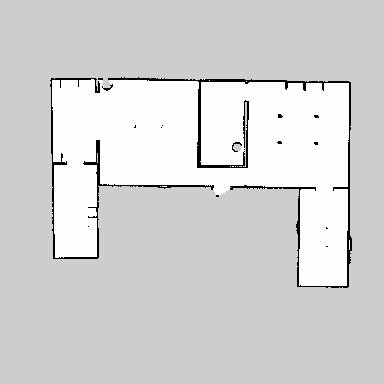
#> input picture HerbalTea/house_map.pgm, 384 x 384 px
$ python cropper.py
#> lines starting #> are read from the running program, lines starting #| are printed output that depends on the picture
import cv2
img = cv2.imread("house_map.pgm")
#> img is the input picture: shape (384, 384, 3); min 0, max 254, mean 212.7
x,y,w,h = 240, 70, 125, 125
crop_img = img[y:y+h, x:x+w]
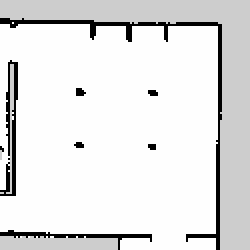
#> crop_img: shape (125, 125, 3) (shown 2 times larger); min 0, max 254, mean 227.3
cv2.imshow("cropped", crop_img)
cv2.waitKey(0)
